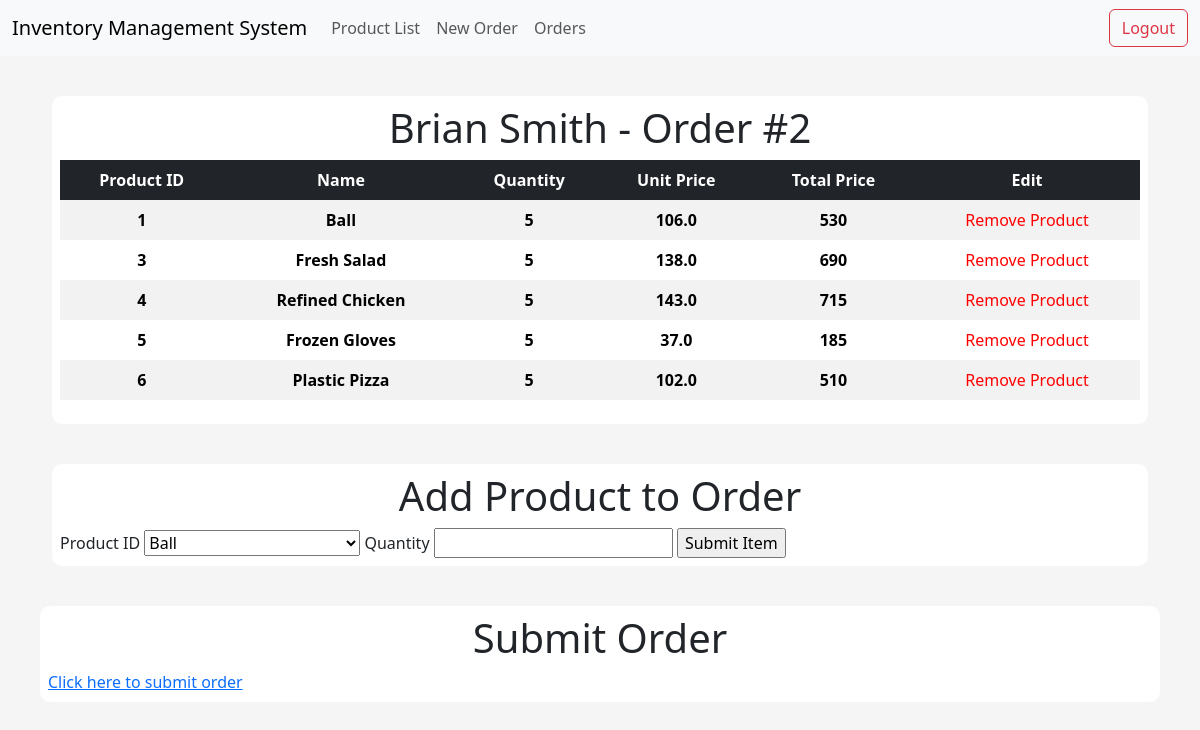
Page /order/2 on the committed database.
### app/models/tables.py (models this page shows, shortened)
class Customer(db.Model):
    __tablename__ = "customer"
    id = db.Column(db.Integer, primary_key=True)
    first_name = db.Column(db.String(50), nullable=False)
    last_name = db.Column(db.String(50), nullable=False)
    address = db.Column(db.String(500), nullable=False)
    postcode = db.Column(db.String(50), nullable=False)
    email = db.Column(db.String(50), nullable=False, unique=True)
    orders = db.relationship("Order", backref="customer")

class Product(db.Model):
    __tablename__ = "product"
    id = db.Column(db.Integer, primary_key=True)
    name = db.Column(db.String(50), nullable=False, unique=True)
    price = db.Column(db.Float, nullable=False)
    quantity_available = db.Column(db.Integer)

class OrderItem(db.Model):
    __tablename__ = "order_item"
    order_id = db.Column(db.Integer, db.ForeignKey("order.id"), primary_key=True)
    item_id = db.Column(db.Integer, db.ForeignKey("product.id"), primary_key=True)
    quantity = db.Column(db.Integer, nullable=False)
    total_price = db.Column(db.Integer, nullable=False)

### app/controllers/default.py (the view, shortened to what this page needs)
@app.route("/order/<int:id>", methods=["GET", "POST"])
def order(id):
    form = AddOrderItemForm()
    products = Product.query.all()
    form.product_id.choices = [(product.id, product.name) for product in products]
    order_items = OrderItem.query.filter_by(order_id=id).all()
    product_names = [Product.query.get(item.item_id).name for item in order_items]
    print(type(id))
    order = Order.query.get(id)
    customer_id = order.customer_id
    customer = Customer.query.get(customer_id)
    products_for_order = {
        item.item_id: Product.query.get(item.item_id) for item in order_items
    }
    return render_template(
        "order.html",
        order=id,
        order_items=order_items,
        product_names=product_names,
        customer=customer,
        zip=zip,
        form=form,
        products_for_order=products_for_order,
    )

### app/models/forms.py (shortened to what this page needs)
class AddOrderItemForm(FlaskForm):
    product_id = SelectField("Product ID", coerce=int, validators=[DataRequired()])
    quantity = IntegerField("Quantity", validators=[DataRequired()])
    customer_id = HiddenField("customer_id")
    submit = SubmitField("Submit Item")

### app/templates/order.html (shortened to what this page needs)
{% extends "index.html" %}
{% block body %}
<div class="content-section">
    <div class="title">
        <h1>{{customer.first_name}} {{customer.last_name}} - Order #{{order}}</h1>
    </div>
    <table class="table table-striped table-borderless table-hover text-center">
        <thead class="table-dark table-sm">
            <tr>
                <th scope="col">Product ID</th>
                <th scope="col">Name</th>
                <th scope="col">Quantity</th>
                <th scope="col">Unit Price</th>
                <th scope="col">Total Price</th>
                <th scope="col">Edit</th>
            </tr>
        </thead>
        <tbody>
            {% for product, product_name in zip(order_items, product_names) %}
            {% set product_obj = products_for_order.get(product.item_id) %}
                <tr>
                    <th scope="row">{{ product.item_id }}</th>
                    <th scope="row">{{ product_name }}</th>
                    <th scope="row">{{ product.quantity }}</th>
                    <th scope="row">{{ product_obj.price }}</th>
                    <th scope="row">{{ product.total_price }}</th>
                    <td><a style="text-decoration: none; color:red; font-weight:red;" href="{{url_for('delete_orderitem', item_id=product.item_id, order_id=order)}}"> Remove Product </a></td>
                </tr>
            {% endfor %}
        </tbody>
    </table>
</div>
<div class="content-section">
    <div class="title">
        <h1>Add Product to Order</h1>
    </div>
<form method="POST" action="{{ url_for('order',id=order) }}" id="orderForm">
    {{form.product_id.label}}
    {{form.product_id}}
    {{form.quantity.label}}
    {{form.quantity}}
    {{ form.submit() }}
</div>
</div>
<div class="content-section">
    <div class="title">
        <h1>Submit Order</h1>
    </div>
    <a href="{{ url_for('close_order', id=order) }}">Click here to submit order</a>
</div>
{% endblock body %}

### app/static/css/main.css (style rules this page uses)
body { background-color: rgb(245, 245, 245); }
.content-section { background: #fff; margin: 40px; padding: 0.5rem 0.5rem; border-radius: 10px; }
.title h1 { text-align: center; align-items: center; }

### rows in the picture
Customer: first_name "Brian", last_name "Smith"
Product: item_id "1", name "Ball", quantity "5", price "106.0", total_price "530"
Product: item_id "3", name "Fresh Salad", quantity "5", price "138.0", total_price "690"
Product: item_id "4", name "Refined Chicken", quantity "5", price "143.0", total_price "715"
Product: item_id "5", name "Frozen Gloves", quantity "5", price "37.0", total_price "185"
Product: item_id "6", name "Plastic Pizza", quantity "5", price "102.0", total_price "510"

### other values in the picture
{{ order }} "2"
